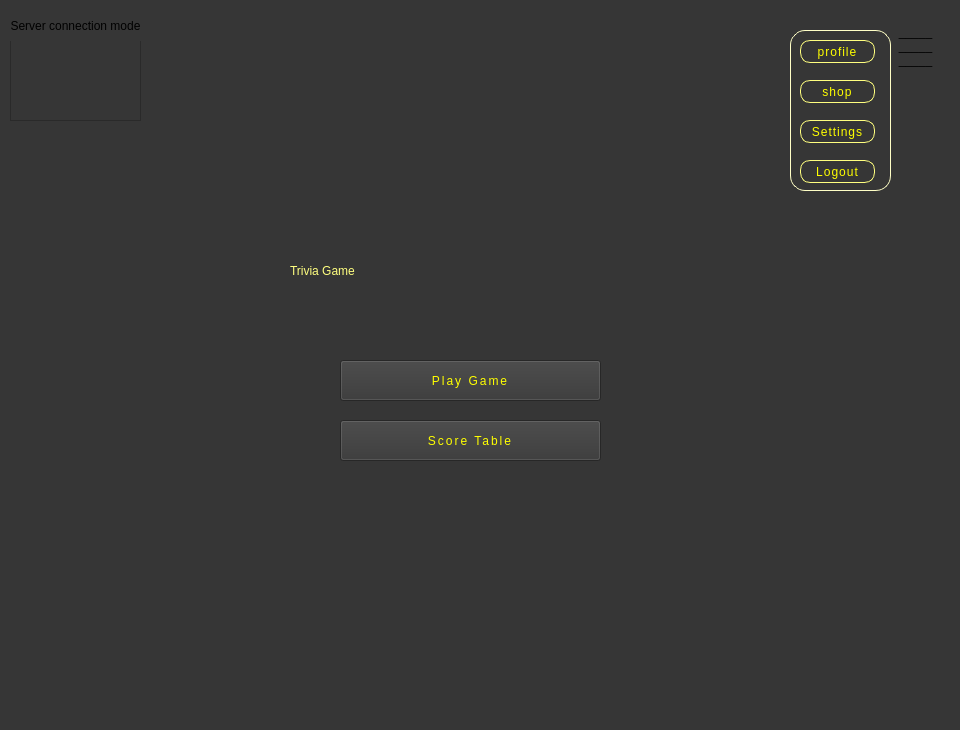
<?xml version="1.0" encoding="UTF-8"?>
<ui version="4.0">
 <class>Form</class>
 <widget class="QWidget" name="Form">
  <property name="geometry">
   <rect>
    <x>0</x>
    <y>0</y>
    <width>960</width>
    <height>730</height>
   </rect>
  </property>
  <property name="windowTitle">
   <string>Form</string>
  </property>
  <property name="toolTip">
   <string notr="true"/>
  </property>
  <property name="statusTip">
   <string notr="true"/>
  </property>
  <property name="whatsThis">
   <string notr="true"/>
  </property>
  <property name="accessibleName">
   <string notr="true"/>
  </property>
  <property name="accessibleDescription">
   <string notr="true"/>
  </property>
  <property name="styleSheet">
   <string notr="true">QWidget{
background-color: rgb(54, 54, 54);
}</string>
  </property>
  <widget class="QLabel" name="label">
   <property name="geometry">
    <rect>
     <x>290</x>
     <y>220</y>
     <width>381</width>
     <height>101</height>
    </rect>
   </property>
   <property name="styleSheet">
    <string notr="true">font: 46pt &quot;Consolas&quot;;
color: rgb(255, 255, 127);</string>
   </property>
   <property name="text">
    <string>Trivia Game</string>
   </property>
  </widget>
  <widget class="QPushButton" name="playbutton">
   <property name="geometry">
    <rect>
     <x>340</x>
     <y>360</y>
     <width>261</width>
     <height>41</height>
    </rect>
   </property>
   <property name="styleSheet">
    <string notr="true">font: 26pt &quot;Consolas&quot;;
color: rgb(255, 255, 0);
letter-spacing:2px;</string>
   </property>
   <property name="text">
    <string>Play Game</string>
   </property>
  </widget>
  <widget class="QPushButton" name="scoretablebutton">
   <property name="geometry">
    <rect>
     <x>340</x>
     <y>420</y>
     <width>261</width>
     <height>41</height>
    </rect>
   </property>
   <property name="styleSheet">
    <string notr="true">font: 26pt &quot;Consolas&quot;;
color: rgb(255, 255, 0);
letter-spacing:2px;</string>
   </property>
   <property name="text">
    <string>Score Table</string>
   </property>
  </widget>
  <widget class="QFrame" name="menu">
   <property name="geometry">
    <rect>
     <x>790</x>
     <y>30</y>
     <width>101</width>
     <height>161</height>
    </rect>
   </property>
   <property name="styleSheet">
    <string notr="true">

QPushButton{
	border-radius:10px;
font: 10pt &quot;Consolas&quot;;
color: rgb(255, 255, 0);
letter-spacing:1px;
border: 1px solid rgb(255, 255, 127);
out line:none;
}

QFrame{
border: 1px solid rgb(255, 255, 198);
border-radius:15px;
}</string>
   </property>
   <property name="frameShape">
    <enum>QFrame::StyledPanel</enum>
   </property>
   <property name="frameShadow">
    <enum>QFrame::Raised</enum>
   </property>
   <widget class="QPushButton" name="profilebutton">
    <property name="geometry">
     <rect>
      <x>10</x>
      <y>10</y>
      <width>75</width>
      <height>23</height>
     </rect>
    </property>
    <property name="styleSheet">
     <string notr="true"/>
    </property>
    <property name="text">
     <string>profile</string>
    </property>
   </widget>
   <widget class="QPushButton" name="settingbutton">
    <property name="geometry">
     <rect>
      <x>10</x>
      <y>90</y>
      <width>75</width>
      <height>23</height>
     </rect>
    </property>
    <property name="styleSheet">
     <string notr="true"/>
    </property>
    <property name="text">
     <string>Settings</string>
    </property>
   </widget>
   <widget class="QPushButton" name="shopbutton">
    <property name="geometry">
     <rect>
      <x>10</x>
      <y>50</y>
      <width>75</width>
      <height>23</height>
     </rect>
    </property>
    <property name="styleSheet">
     <string notr="true"/>
    </property>
    <property name="text">
     <string>shop</string>
    </property>
   </widget>
   <widget class="QPushButton" name="logoutbutton">
    <property name="geometry">
     <rect>
      <x>10</x>
      <y>130</y>
      <width>75</width>
      <height>23</height>
     </rect>
    </property>
    <property name="styleSheet">
     <string notr="true"/>
    </property>
    <property name="text">
     <string>Logout</string>
    </property>
   </widget>
  </widget>
  <widget class="QPushButton" name="menubutton">
   <property name="geometry">
    <rect>
     <x>880</x>
     <y>20</y>
     <width>71</width>
     <height>51</height>
    </rect>
   </property>
   <property name="toolTip">
    <string notr="true">&lt;html&gt;&lt;head/&gt;&lt;body&gt;&lt;p align=&quot;justify&quot;&gt;&lt;span style=&quot; font-size:7pt; font-weight:600; text-decoration: underline;&quot;&gt;__________&lt;/span&gt;&lt;/p&gt;&lt;p align=&quot;justify&quot;&gt;&lt;span style=&quot; font-size:7pt; font-weight:600; text-decoration: underline;&quot;&gt;__________&lt;/span&gt;&lt;/p&gt;&lt;p align=&quot;justify&quot;&gt;&lt;span style=&quot; font-size:7pt; font-weight:600; text-decoration: underline;&quot;&gt;__________&lt;/span&gt;&lt;/p&gt;&lt;/body&gt;&lt;/html&gt;</string>
   </property>
   <property name="statusTip">
    <string notr="true"/>
   </property>
   <property name="whatsThis">
    <string notr="true">&lt;html&gt;&lt;head/&gt;&lt;body&gt;&lt;p&gt;&lt;span style=&quot; font-size:6pt; font-weight:600; text-decoration: underline;&quot;&gt;__________&lt;/span&gt;&lt;/p&gt;&lt;p align=&quot;justify&quot;&gt;&lt;span style=&quot; font-size:6pt; font-weight:600; text-decoration: underline;&quot;&gt;__________&lt;/span&gt;&lt;/p&gt;&lt;p align=&quot;justify&quot;&gt;&lt;span style=&quot; font-size:6pt; font-weight:600; text-decoration: underline;&quot;&gt;__________&lt;/span&gt;&lt;/p&gt;&lt;/body&gt;&lt;/html&gt;</string>
   </property>
   <property name="accessibleName">
    <string notr="true"/>
   </property>
   <property name="accessibleDescription">
    <string notr="true"/>
   </property>
   <property name="styleSheet">
    <string notr="true">border-radius:10px;
outline:none;</string>
   </property>
   <property name="text">
    <string notr="true">_____
_____
_____</string>
   </property>
  </widget>
  <widget class="QFrame" name="connection_frame">
   <property name="geometry">
    <rect>
     <x>10</x>
     <y>10</y>
     <width>131</width>
     <height>111</height>
    </rect>
   </property>
   <property name="frameShape">
    <enum>QFrame::StyledPanel</enum>
   </property>
   <property name="frameShadow">
    <enum>QFrame::Raised</enum>
   </property>
   <widget class="QLabel" name="connection_icon">
    <property name="geometry">
     <rect>
      <x>30</x>
      <y>40</y>
      <width>71</width>
      <height>51</height>
     </rect>
    </property>
    <property name="text">
     <string/>
    </property>
   </widget>
   <widget class="QLabel" name="connection_text">
    <property name="geometry">
     <rect>
      <x>30</x>
      <y>90</y>
      <width>71</width>
      <height>20</height>
     </rect>
    </property>
    <property name="text">
     <string/>
    </property>
    <property name="alignment">
     <set>Qt::AlignCenter</set>
    </property>
   </widget>
   <widget class="QLabel" name="connection_titel">
    <property name="geometry">
     <rect>
      <x>0</x>
      <y>0</y>
      <width>131</width>
      <height>31</height>
     </rect>
    </property>
    <property name="text">
     <string>Server connection mode</string>
    </property>
    <property name="alignment">
     <set>Qt::AlignCenter</set>
    </property>
   </widget>
   <widget class="QPushButton" name="connection_frame_button">
    <property name="geometry">
     <rect>
      <x>0</x>
      <y>0</y>
      <width>121</width>
      <height>101</height>
     </rect>
    </property>
    <property name="styleSheet">
     <string notr="true">background:none;
border:none;
outline:nonel;</string>
    </property>
    <property name="text">
     <string/>
    </property>
   </widget>
  </widget>
  <zorder>scoretablebutton</zorder>
  <zorder>menubutton</zorder>
  <zorder>label</zorder>
  <zorder>playbutton</zorder>
  <zorder>menu</zorder>
  <zorder>connection_frame</zorder>
 </widget>
 <resources>
  <include location="icons/signal.qrc"/>
  <include location="icons/arrow.qrc"/>
  <include location="icons/shop.qrc"/>
  <include location="icons/user.qrc"/>
 </resources>
 <connections/>
</ui>
